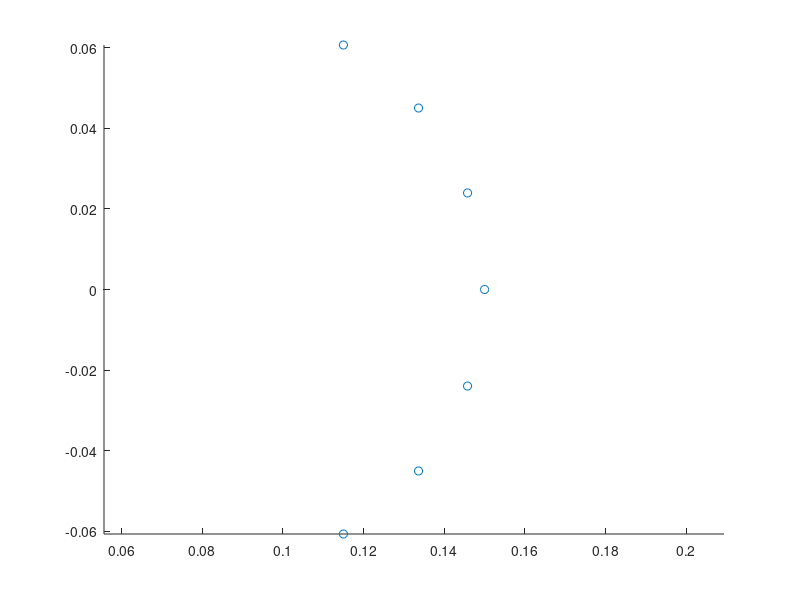

Write the MATLAB code that produced this figure.
center_position = [0.15 - 0.08; 0]; % [x; y]
sensor_num = 7; % 奇数
angle = deg2rad(120); % deg
angle_step = (angle / 2) / ((sensor_num - 1) / 2);
thetas = 0 : angle_step : angle / 2;

reverse_thetas = -flip(thetas);
reverse_thetas(end) = [];
thetas = [reverse_thetas, thetas];

positions = [];
for i = 1 : length(thetas)
    R = [cos(thetas(i)), -sin(thetas(i)); sin(thetas(i)), cos(thetas(i))];
    position = R * center_position;
    positions = [positions, position];
end

mergin = repmat(0.08, 1, sensor_num);
positions(1, :) = positions(1, :) + mergin;

scatter(positions(1, :), positions(2, :))
axis equal